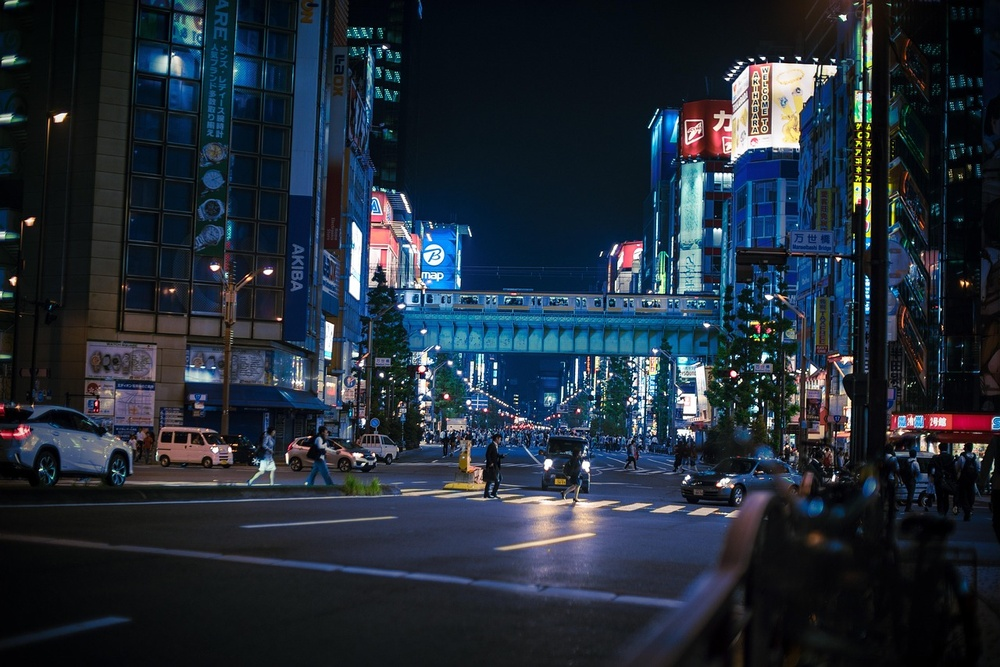
#> input picture resource/shibuya.jpg, 1000 x 667 px, shrunk from 1280 x 854 before the run, found by its file name
$ python 11_connected.py
#> lines starting #> are read from the running program, lines starting #| are printed output that depends on the picture; after the words box and inside, x2 and y2 are one past the last pixel; in counts of white or black regions, pixels touching at a corner belong together
import cv2
import numpy as np

RESOURCE_DIR = './resource/'
OUTPUT_DIR = './output/'

def main():
    image = cv2.imread(RESOURCE_DIR + 'shibuya.jpg')
#> image is the input picture: shape (667, 1000, 3); mean B, G, R 55.5, 43.9, 34.1
    cvtImage = cv2.cvtColor(image, cv2.COLOR_BGR2GRAY)
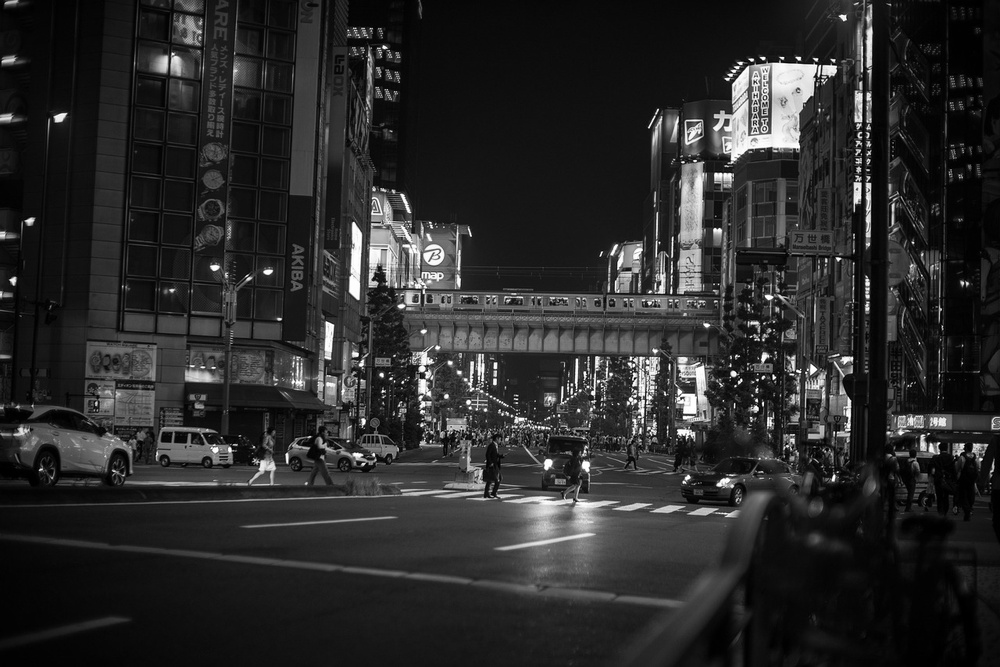
#> cvtImage: shape (667, 1000); min 0, max 255, mean 42.3
    ret, binary_im = cv2.threshold(cvtImage, 0, 255, cv2.THRESH_BINARY | cv2.THRESH_OTSU)
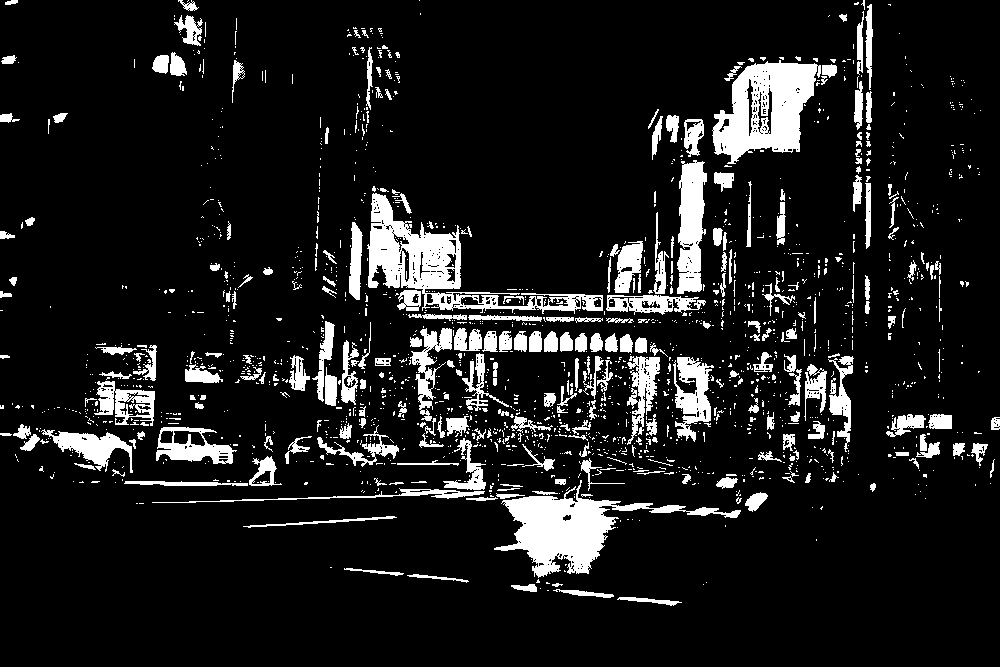
#> binary_im: shape (667, 1000); 11% white; 1831 white regions (1537 under 20 px), largest, box (x1, y1, x2, y2) and area: (367, 193, 603, 314) 7000, (494, 480, 741, 578) 6881, (712, 60, 821, 164) 6583
#> ret = 88

    kernel = cv2.getStructuringElement(cv2.MORPH_RECT, (3, 3))
    bin_clo = cv2.dilate(binary_im, kernel, iterations=2)
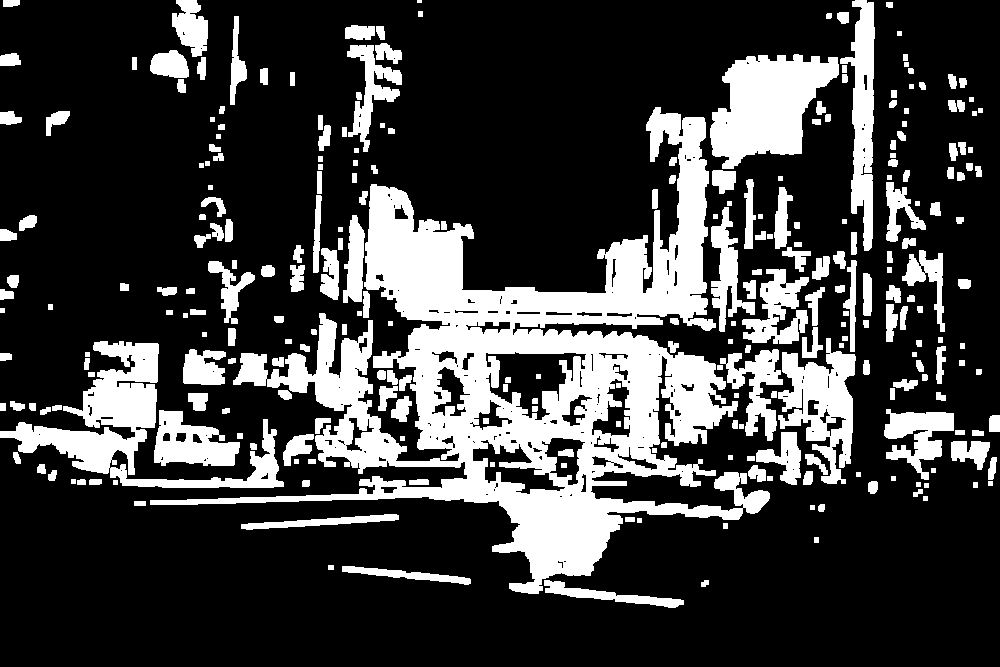
#> bin_clo: shape (667, 1000); 24.6% white; 277 white regions (1 under 20 px), largest, box (x1, y1, x2, y2) and area: (150, 107, 770, 594) 81932, (0, 341, 284, 488) 11194, (710, 54, 839, 169) 9243
    cv2.imshow('bin_clo', np.vstack((bin_clo, binary_im)))
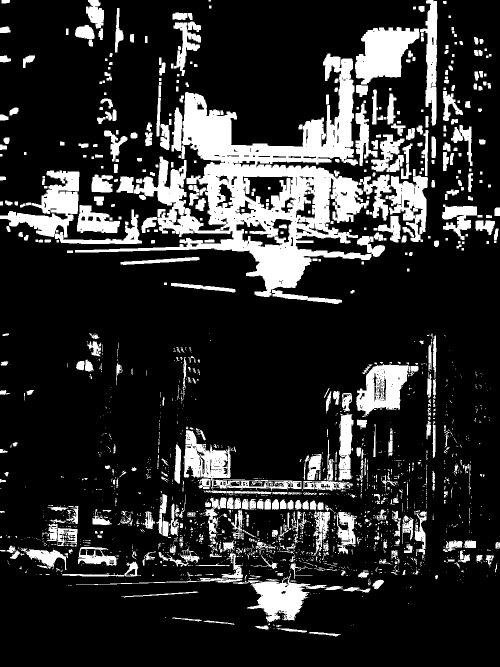
#> window 'bin_clo': shape (1334, 1000) (shown at 1/2 size); 17.8% white; 2108 white regions (1538 under 20 px), largest, box (x1, y1, x2, y2) and area: (150, 107, 770, 594) 81932, (0, 341, 284, 488) 11194, (710, 54, 839, 169) 9243
    cv2.waitKey(0)

    num_labels, labels, stats, centroids = cv2.connectedComponentsWithStats(binary_im, connectivity=8)
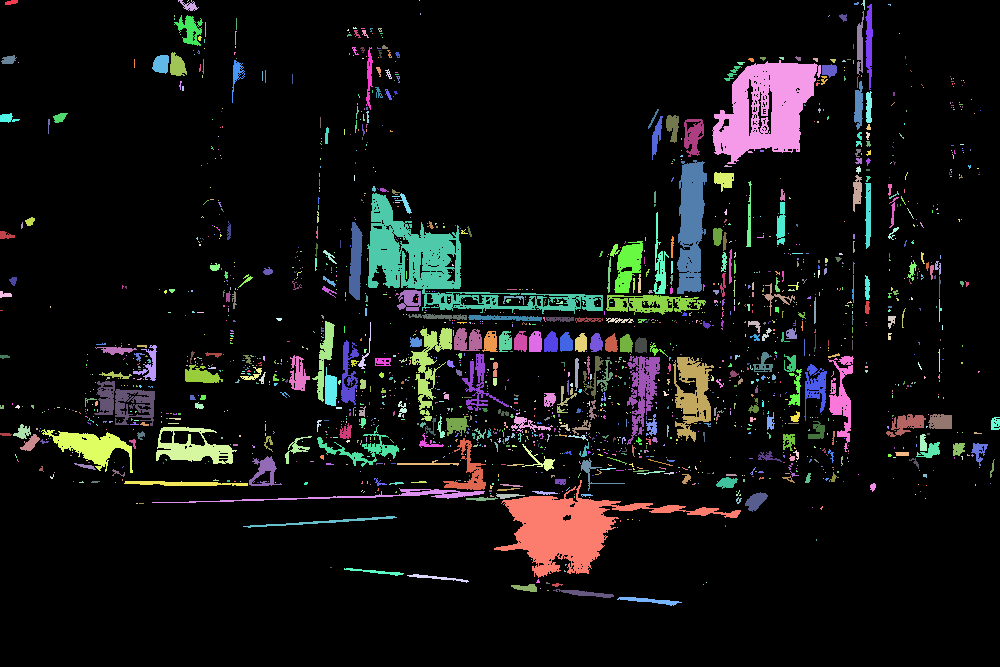
#> labels: shape (667, 1000) int32; 1832 distinct labels, from 0 to 1831; one colour per label, 0 black
#> num_labels = 1832; stats = 1832 rows, first 6: [0, 0, 1000, 667, 593635], [5, 0, 13, 5, 48], [178, 0, 21, 11, 103], [187, 0, 2, 2, 2], [419, 0, 1, 1, 1], [861, 0, 4, 10, 18]; centroids = 1832 pairs, first value 1 to 994.9, second value 0 to 600.3

    print('num_labels = ',num_labels)
#| num_labels =  1832
    print('stats = ',stats)
#> (printed output is left out)
    print('centroids = ',centroids)
#> (printed output is left out)
    print('labels = ',labels)
#> (printed output is left out)

    return 0

if __name__ == "__main__":
    main()
